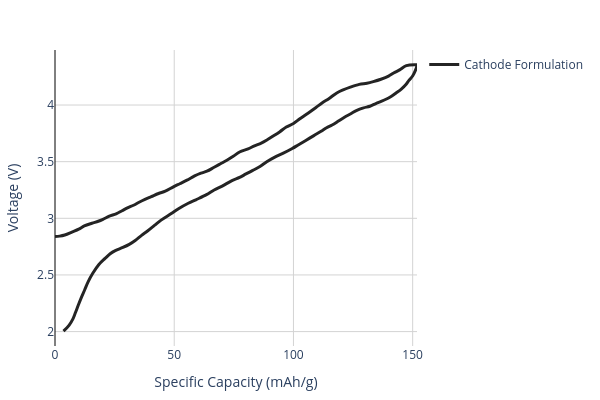

Notebook code cell kept with this figure:
### Code cell
# Create the cathode formulation

cathode_active_material = CathodeMaterial.from_database("NaNiMn P2-O3 Composite")
cathode_conductive_additive = ConductiveAdditive.from_database("Super P")
cathode_binder = Binder.from_database("PVDF")


cathode_formulation = CathodeFormulation(
    active_materials={
        cathode_active_material: 95
    },
    binders={
        cathode_binder: 2.5
    },
    conductive_additives={
        cathode_conductive_additive: 2.5
    }
)

cathode_formulation.plot_half_cell_curve(width=600, height=400)

### Figure 1 — Plotly figure (JSON) as saved in the notebook; plotly's stock layout.template omitted (floating-point values rounded to 4 significant figures)
{"data": [{"customdata": ["charge", "charge", "charge", "charge", "charge", "charge", "charge", "charge", "charge", "charge", "charge", "charge", "charge", "charge", "charge", "charge", "charge", "charge", "charge", "charge", "charge", "charge", "charge", "charge", "charge", "charge", "charge", "charge", "charge", "charge", "charge", "charge", "charge", "charge", "charge", "charge", "charge", "charge", "charge", "charge", "charge", "charge", "charge", "charge", "charge", "charge", "charge", "charge", "charge", "charge", "charge", "charge", "charge", "charge", "charge", "discharge", "discharge", "discharge", "discharge", "discharge", "discharge", "discharge", "discharge", "discharge", "discharge", "discharge", "discharge", "discharge", "discharge", "discharge", "discharge", "discharge", "discharge", "discharge", "discharge", "discharge", "discharge", "discharge", "discharge", "discharge", "discharge", "discharge", "discharge", "discharge", "discharge", "discharge", "discharge", "discharge", "discharge", "discharge", "discharge", "discharge", "discharge", "discharge", "discharge", "discharge", "discharge", "discharge", "discharge", "discharge", "discharge", "discharge", "discharge", "discharge", "discharge", "discharge", "discharge", "discharge", "discharge", "discharge", "discharge", "discharge", "discharge", "discharge"], "hovertemplate": "<b>%{fullData.name}</b><br>Capacity: %{x:.2f} mAh/g<br>Voltage: %{y:.3f} V<br>Direction: %{customdata}<extra></extra>", "line": {"color": "#242424", "shape": "spline", "width": 3}, "mode": "lines", "name": "Cathode Formulation", "showlegend": true, "type": "scatter", "x": [0.0, 1.958, 4.094, 7.297, 9.967, 12.28, 15.48, 18.15, 20.11, 22.78, 25.63, 28.12, 30.61, 32.93, 35.06, 37.73, 40.4, 43.43, 46.28, 49.66, 52.33, 55.35, 58.56, 61.23, 63.72, 66.74, 69.41, 72.08, 74.75, 77.42, 80.98, 83.65, 86.5, 89.17, 91.84, 94.33, 97.0, 100.0, 102.7, 106.3, 109.5, 112.1, 115.0, 118.2, 120.9, 123.9, 127.6, 130.8, 133.5, 136.7, 139.9, 142.0, 144.5, 147.4, 151.8, 151.8, 151.8, 151.1, 150.0, 148.4, 147.4, 145.2, 143.3, 141.0, 138.1, 134.6, 132.1, 129.4, 126.4, 124.1, 121.4, 119.1, 116.2, 113.9, 111.6, 108.6, 105.0, 102.0, 99.49, 95.76, 92.2, 88.81, 85.97, 82.94, 80.09, 77.42, 74.22, 70.13, 66.74, 63.54, 59.09, 55.89, 51.79, 48.59, 44.5, 41.83, 38.8, 36.31, 33.64, 31.15, 28.48, 25.27, 23.14, 21.0, 18.33, 15.84, 13.88, 12.46, 11.04, 9.789, 8.543, 7.475, 5.873, 3.56], "y": [2.839, 2.843, 2.853, 2.881, 2.905, 2.932, 2.957, 2.974, 2.991, 3.019, 3.039, 3.067, 3.095, 3.115, 3.14, 3.167, 3.191, 3.219, 3.24, 3.278, 3.305, 3.336, 3.374, 3.399, 3.416, 3.45, 3.481, 3.513, 3.547, 3.585, 3.613, 3.64, 3.664, 3.696, 3.73, 3.765, 3.806, 3.837, 3.879, 3.93, 3.979, 4.02, 4.058, 4.106, 4.134, 4.158, 4.182, 4.193, 4.207, 4.227, 4.255, 4.283, 4.31, 4.348, 4.355, 4.355, 4.348, 4.303, 4.258, 4.217, 4.186, 4.141, 4.11, 4.075, 4.044, 4.013, 3.989, 3.975, 3.951, 3.924, 3.892, 3.861, 3.823, 3.799, 3.768, 3.73, 3.685, 3.647, 3.616, 3.575, 3.54, 3.499, 3.457, 3.423, 3.392, 3.361, 3.333, 3.285, 3.25, 3.209, 3.164, 3.133, 3.084, 3.039, 2.984, 2.939, 2.888, 2.849, 2.805, 2.77, 2.742, 2.715, 2.687, 2.646, 2.591, 2.514, 2.439, 2.369, 2.3, 2.235, 2.166, 2.111, 2.055, 2.003]}], "layout": {"height": 400, "hovermode": "closest", "legend": {"orientation": "v", "x": 1.02, "xanchor": "left", "y": 1, "yanchor": "top"}, "margin": {"b": 50, "l": 50, "r": 50, "t": 50}, "paper_bgcolor": "white", "plot_bgcolor": "white", "title": {"text": ""}, "width": 600, "xaxis": {"gridcolor": "lightgray", "showgrid": true, "title": {"text": "Specific Capacity (mAh/g)"}, "zeroline": true, "zerolinecolor": "black", "zerolinewidth": 1}, "yaxis": {"gridcolor": "lightgray", "showgrid": true, "title": {"text": "Voltage (V)"}, "zeroline": true, "zerolinecolor": "black", "zerolinewidth": 1}}}
